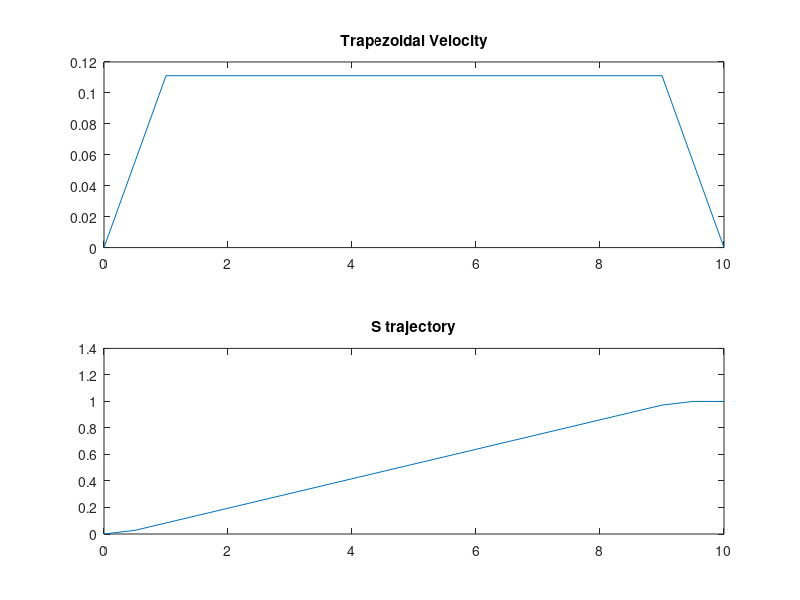

Write the MATLAB code that produced this figure.
%%Geração de um perfil de velocidade trapezoidal, visando a diminuição de
%%trancos
% Dado um tempo de t segundos
t = 0:0.5:10;
v=zeros(1,length(t));
% Uma trajetória retilinea de x metros
dt=1;
%Temos uma velocidade media vavg
vavg=dt/t(end);
%Considerando ta e td como 10% do tempo total
ta=0.10*t(end);
td=ta;
tc=t(end)-ta-td;
%dado dt=((1/2)*vmax)*(ta+td)+vmax*(tc)
%temos dt=(1/10)*vmax+vmax*(8/10) e dt=vavg*tt
vmax=vavg*10/9;
a=vmax/(ta);
i=2;
while(t(i)<=ta)
    v(i)=v(i-1)+a*(t(i)-t(i-1));
    i=i+1;
end
while(t(i)<=(ta+tc))
    v(i)=v(i-1);
    i=i+1;
end
while(t(i)<(ta+tc+td))
    v(i)=v(i-1)-a*(t(i)-t(i-1));
    i=i+1;
end

d=zeros(1,length(v));

for i=2:length(v)
    d(i)=d(i-1)+(v(i))*(t(i)-t(i-1));
end

figure('Name','Profiles');
subplot(2,1,1)
plot(t,v)
title('Trapezoidal Velocity')
subplot(2,1,2)
plot(t,d)
title('S trajectory')